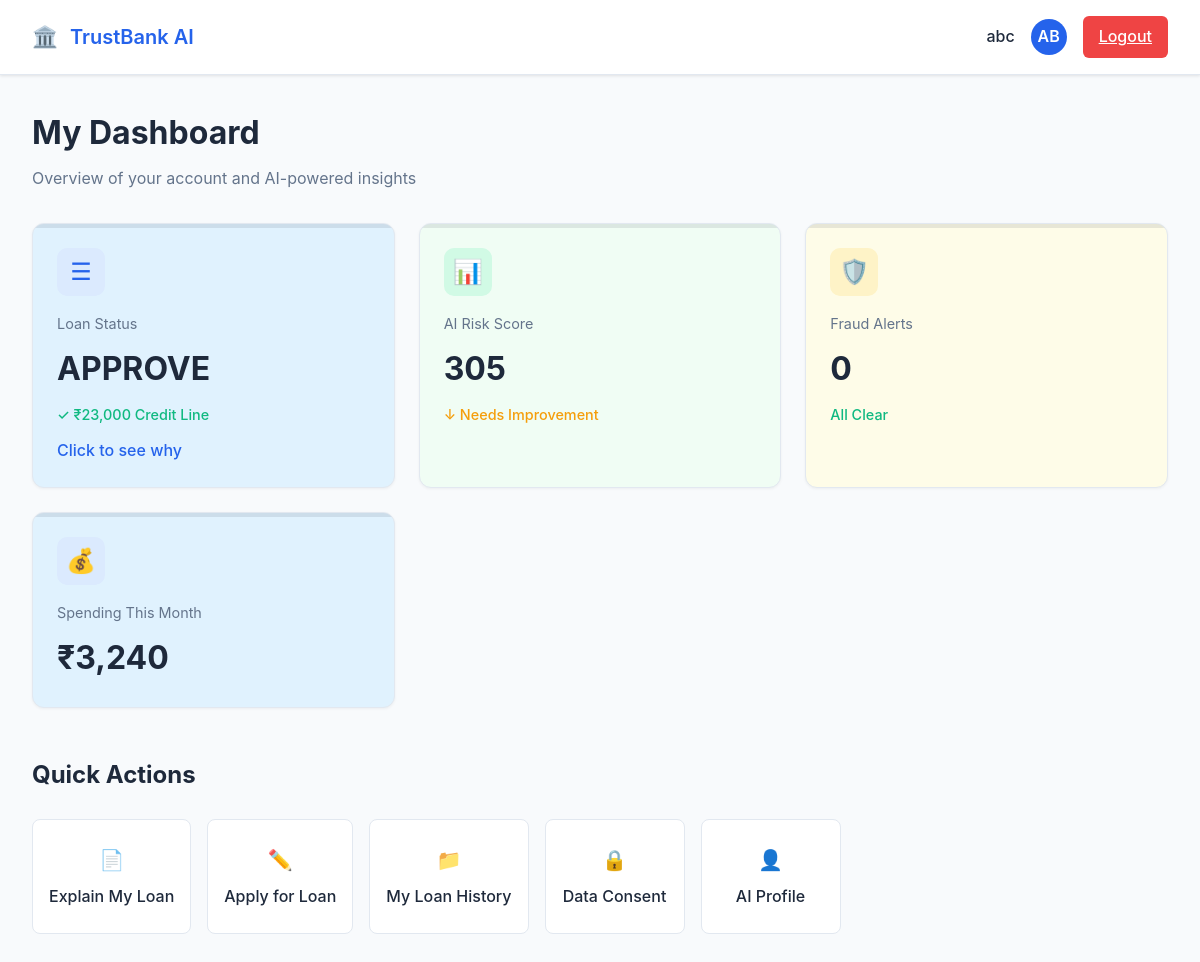
The page /dashboard (signed in) on the database its author committed.
### models.py (models this page shows, shortened)
class User(db.Model):
    id = db.Column(db.Integer, primary_key=True)
    name = db.Column(db.String(100), nullable=False)
    email = db.Column(db.String(120), unique=True, nullable=False)
    password_hash = db.Column(db.String(128))
    is_admin = db.Column(db.Boolean, default=False)
    loans = db.relationship('LoanApplication', backref='user', lazy=True)

class LoanApplication(db.Model):
    id = db.Column(db.Integer, primary_key=True)
    user_id = db.Column(db.Integer, db.ForeignKey('user.id'), nullable=False)
    amount = db.Column(db.Float, nullable=False)
    income = db.Column(db.Float, nullable=False)
    credit_score = db.Column(db.Integer, nullable=False)
    employment_years = db.Column(db.Float, nullable=False)
    debt_to_income = db.Column(db.Float, nullable=False)
    model_decision = db.Column(db.String(50))
    model_confidence = db.Column(db.Float)
    human_override = db.Column(db.String(50))
    explanation = db.Column(db.Text, nullable=True)  # Store rejection reasons or approval notes
    submitted_at = db.Column(db.DateTime, default=datetime.utcnow)

### app.py (the view)
@app.route('/dashboard')
def dashboard():
    if 'user_id' not in session:
        return redirect(url_for('login'))
    user = User.query.get(session['user_id'])
    if not user:
        session.pop('user_id', None)
        return redirect(url_for('login'))
    loans = LoanApplication.query.filter_by(user_id=user.id).order_by(LoanApplication.submitted_at.desc()).all()
    latest_loan = loans[0] if loans else None
    risk_score = 750  # Default
    ai_score = None
    if latest_loan:
        base_score = latest_loan.credit_score
        if latest_loan.debt_to_income < 0.3:
            risk_score = min(850, base_score + 30)
        elif latest_loan.debt_to_income < 0.4:
            risk_score = base_score
        else:
            risk_score = max(300, base_score - 50)
        ai_score = risk_score
    spending = 3240
    return render_template('dashboard.html',
                         user=user,
                         loans=loans,
                         latest_loan=latest_loan,
                         risk_score=risk_score,
                         ai_score=ai_score,
                         spending=spending)

### app.py (called while the page is built)
@app.template_filter('initials')
def initials_filter(name):
    if not name:
        return 'U'
    parts = name.strip().split()
    if len(parts) >= 2:
        return (parts[0][0] + parts[-1][0]).upper()
    return name[:2].upper() if len(name) >= 2 else name[0].upper()

### templates/dashboard.html (shortened to what this page needs)
<!DOCTYPE html>
<html lang="en">
<head>
    <link rel="stylesheet" href="{{ url_for('static', filename='style.css') }}">
</head>
<body>
    <div class="header">
        <div class="header-content">
            <div class="logo">
                <span class="logo-icon">🏛️</span>
                <span>TrustBank AI</span>
            </div>
            <div class="user-info">
                <span class="user-name">{{ user.name }}</span>
                <div class="user-avatar">{{ user.name|initials }}</div>
                <a href="{{ url_for('logout') }}" class="btn-logout">Logout</a>
            </div>
        </div>
    </div>
    <div class="container">
        <h1 class="page-title">My Dashboard</h1>
        <p class="page-subtitle">Overview of your account and AI-powered insights</p>
        <div class="stats-grid">
            <div class="stat-card" style="background: #e0f2fe;">
                <div class="stat-icon" style="background: #dbeafe; color: #2563eb;">
                    <span style="font-size: 1.5rem;">☰</span>
                </div>
                <div class="stat-label">Loan Status</div>
                {% if latest_loan %}
                    <div class="stat-value">{{ latest_loan.model_decision if latest_loan.model_decision else 'Pending' }}</div>
                    {% if latest_loan.model_decision == 'APPROVE' %}
                    <div class="stat-subtitle" style="color: var(--success); margin-top: 0.5rem;">
                        ✓ ₹{{ "{:,}".format(latest_loan.amount|int) }} Credit Line
                    </div>
                    <a href="{{ url_for('loan_explanation') }}" style="display: block; margin-top: 0.75rem; color: var(--primary); text-decoration: none; font-weight: 500;">
                        Click to see why
                    </a>
                    {% else %}
                    <div class="stat-subtitle" style="color: var(--text-secondary); margin-top: 0.5rem;">
                        Application under review
                    </div>
                    {% endif %}
                {% else %}
                    <div class="stat-value">Not Applied</div>
                {% endif %}
            </div>
            <div class="stat-card" style="background: #f0fdf4;">
                <div class="stat-icon" style="background: #d1fae5; color: #10b981;">
                    <span style="font-size: 1.5rem;">📊</span>
                </div>
                <div class="stat-label">AI Risk Score</div>
                {% if ai_score %}
                    <div class="stat-value">{{ ai_score }}</div>
                {% else %}
                    <div class="stat-value">—</div>
                {% endif %}
                {% if risk_score >= 750 %}
                <div class="stat-subtitle" style="color: var(--success); margin-top: 0.5rem;">
                    ↑ Excellent
                </div>
                {% elif risk_score >= 700 %}
                <div class="stat-subtitle" style="color: var(--success); margin-top: 0.5rem;">
                    ↑ Good
                </div>
                {% elif risk_score >= 650 %}
                <div class="stat-subtitle" style="color: var(--text-secondary); margin-top: 0.5rem;">
                    → Fair
                </div>
                {% elif latest_loan %}
                <div class="stat-subtitle" style="color: var(--warning); margin-top: 0.5rem;">
                    ↓ Needs Improvement
                </div>
                {% endif %}
            </div>
            <div class="stat-card" style="background: #fefce8;">
                <div class="stat-icon" style="background: #fef3c7; color: #f59e0b;">
                    <span style="font-size: 1.5rem;">🛡️</span>
                </div>
                <div class="stat-label">Fraud Alerts</div>
                <div class="stat-value">0</div>
                <div class="stat-subtitle" style="color: var(--success); margin-top: 0.5rem;">
                    All Clear
                </div>
            </div>
            <div class="stat-card" style="background: #e0f2fe;">
                <div class="stat-icon" style="background: #dbeafe; color: #2563eb;">
                    <span style="font-size: 1.5rem;">💰</span>
                </div>
                <div class="stat-label">Spending This Month</div>
                <div class="stat-value">₹{{ "{:,}".format(spending) }}</div>
            </div>
        </div>
        <div style="margin-top: 3rem;">
            <h2 class="page-title" style="font-size: 1.5rem; margin-bottom: 1.5rem;">Quick Actions</h2>
            <div class="quick-actions">
                <a href="{{ url_for('loan_explanation') }}" class="quick-action-btn">
                    <span style="font-size: 1.25rem; margin-bottom: 0.5rem;">📄</span>
                    <span>Explain My Loan</span>
                </a>
                <a href="{{ url_for('loan_form') }}" class="quick-action-btn">
                    <span style="font-size: 1.25rem; margin-bottom: 0.5rem;">✏️</span>
                    <span>Apply for Loan</span>
                </a>
                <a href="{{ url_for('loan_history') }}" class="quick-action-btn">
                    <span style="font-size: 1.25rem; margin-bottom: 0.5rem;">📁</span>
                    <span>My Loan History</span>
                </a>
                <a href="{{ url_for('consent') }}" class="quick-action-btn">
                    <span style="font-size: 1.25rem; margin-bottom: 0.5rem;">🔒</span>
                    <span>Data Consent</span>
                </a>
                <a href="{{ url_for('profile') }}" class="quick-action-btn">
                    <span style="font-size: 1.25rem; margin-bottom: 0.5rem;">👤</span>
                    <span>AI Profile</span>
                </a>
            </div>
        </div>
    </div>
</body>
</html>

### static/style.css (style rules this page uses)
* { margin: 0; padding: 0; box-sizing: border-box; }
:root { --primary: #2563eb; --primary-dark: #1e40af; --success: #10b981; --warning: #f59e0b; --danger: #ef4444; --bg-primary: #ffffff; --bg-secondary: #f8fafc; --text-primary: #1e293b; --text-secondary: #64748b; --border: #e2e8f0; }
body { font-family: -apple-system, BlinkMacSystemFont, 'Segoe UI', Roboto, sans-serif; background: var(--bg-secondary); color: var(--text-primary); line-height: 1.6; min-height: 100vh; }
.header { background: var(--bg-primary); border-bottom: 1px solid var(--border); padding: 1rem 2rem; box-shadow: 0 1px 3px rgba(0, 0, 0, 0.1); }
.header-content { max-width: 1400px; margin: 0 auto; display: flex; justify-content: space-between; align-items: center; }
.logo { display: flex; align-items: center; gap: 0.75rem; font-size: 1.25rem; font-weight: 600; color: var(--primary); }
.logo-icon { font-size: 1.3rem; }
.user-name { font-weight: 500; color: var(--text-primary); }
.user-info { display: flex; align-items: center; gap: 1rem; }
.user-avatar { width: 36px; height: 36px; border-radius: 50%; background: var(--primary); display: flex; align-items: center; justify-content: center; color: white; font-weight: 600; }
.btn-logout { padding: 0.5rem 1rem; background: var(--danger); color: white; border: none; border-radius: 6px; cursor: pointer; font-weight: 500; }
.container { max-width: 1400px; margin: 0 auto; padding: 2rem; }
.page-title { font-size: 2rem; font-weight: 700; margin-bottom: 0.5rem; }
.page-subtitle { color: var(--text-secondary); margin-bottom: 2rem; }
.stats-grid { display: grid; grid-template-columns: repeat(auto-fit, minmax(280px, 1fr)); gap: 1.5rem; margin-bottom: 2rem; }
.stat-card { background: white; border: 1px solid var(--border); border-radius: 12px; padding: 1.5rem; transition: all 0.2s; cursor: pointer; box-shadow: 0 1px 3px rgba(0, 0, 0, 0.05); position: relative; overflow: hidden; }
.stat-card::before { content: ''; position: absolute; top: 0; left: 0; right: 0; height: 4px; background: currentColor; opacity: 0.1; }
.stat-subtitle { font-size: 0.9rem; font-weight: 500; }
.quick-actions { display: flex; gap: 1rem; flex-wrap: wrap; }
.quick-action-btn { display: flex; flex-direction: column; align-items: center; justify-content: center; padding: 1.5rem 1rem; background: white; border: 1px solid var(--border); border-radius: 8px; text-decoration: none; color: var(--text-primary); font-weight: 500; transition: all 0.2s; min-width: 140px; text-align: center; }
.stat-icon { width: 48px; height: 48px; border-radius: 10px; display: flex; align-items: center; justify-content: center; font-size: 1.5rem; margin-bottom: 1rem; background: #dbeafe; color: #2563eb; }
.stat-label { color: var(--text-secondary); font-size: 0.9rem; margin-bottom: 0.5rem; }
.stat-value { font-size: 2rem; font-weight: 700; }

### rows shown on the page
User: name "abc", name|initials "AB"
LoanApplication: model_decision "APPROVE", amount "23,000", credit_score "305"

### other values the page prints
{{ "{:,}".format(spending) }} "3,240"
